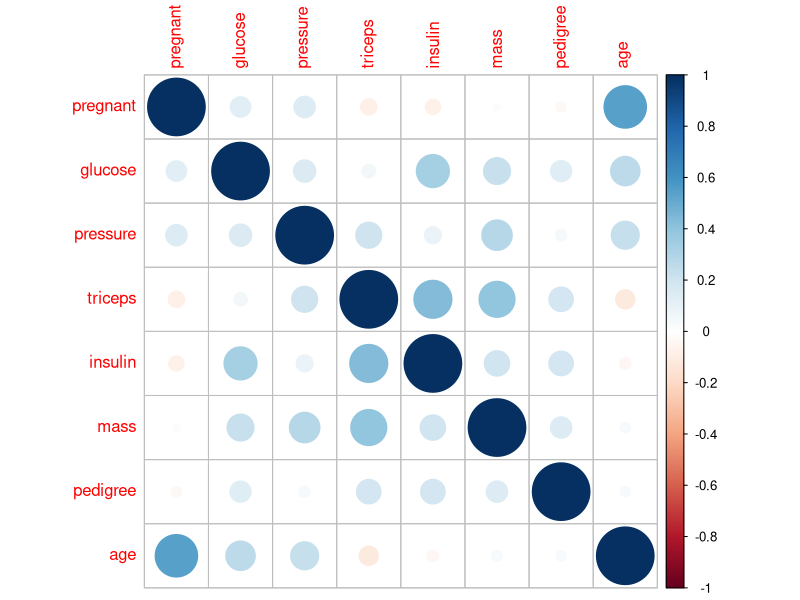
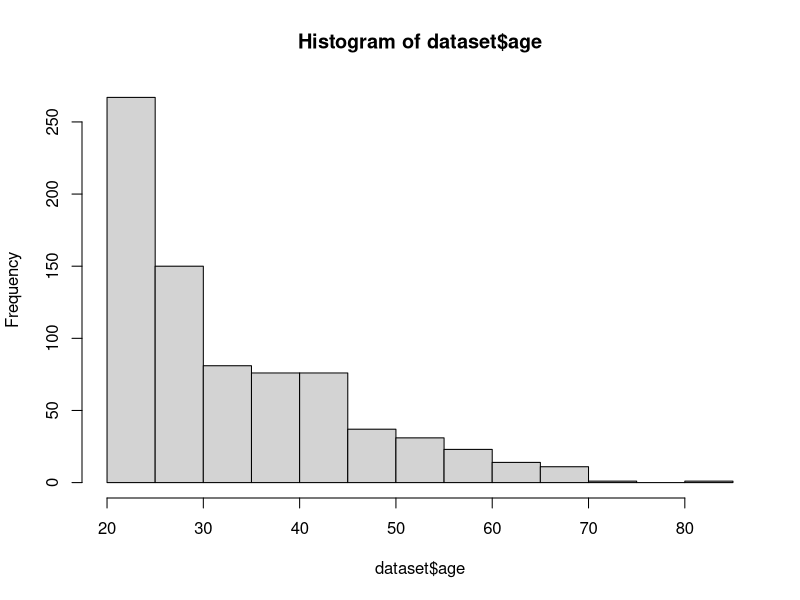
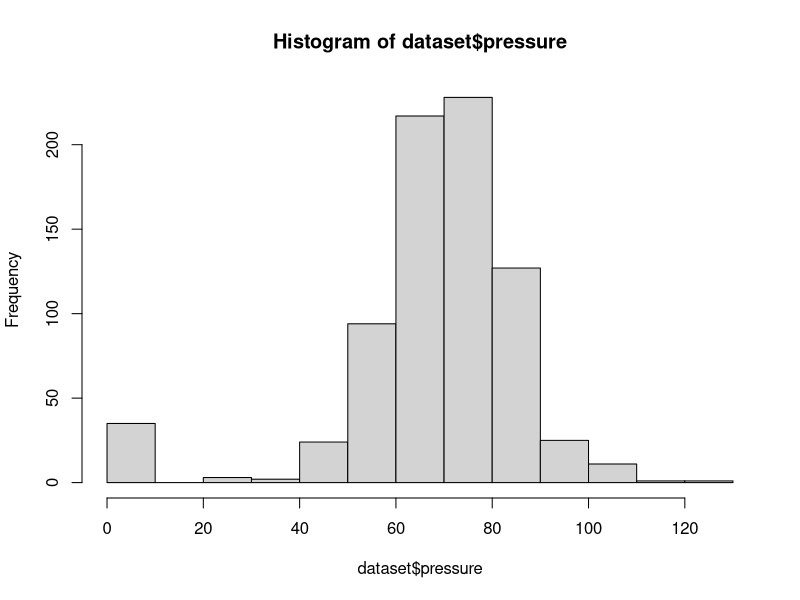
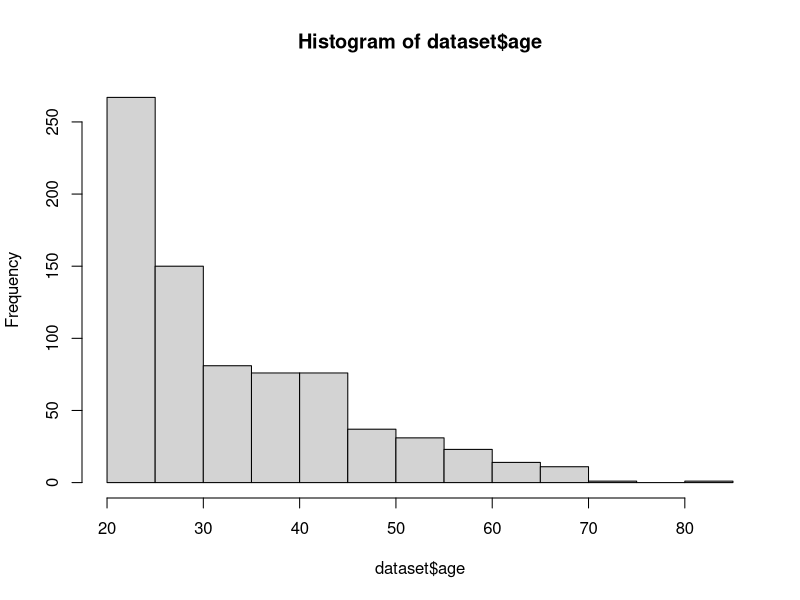
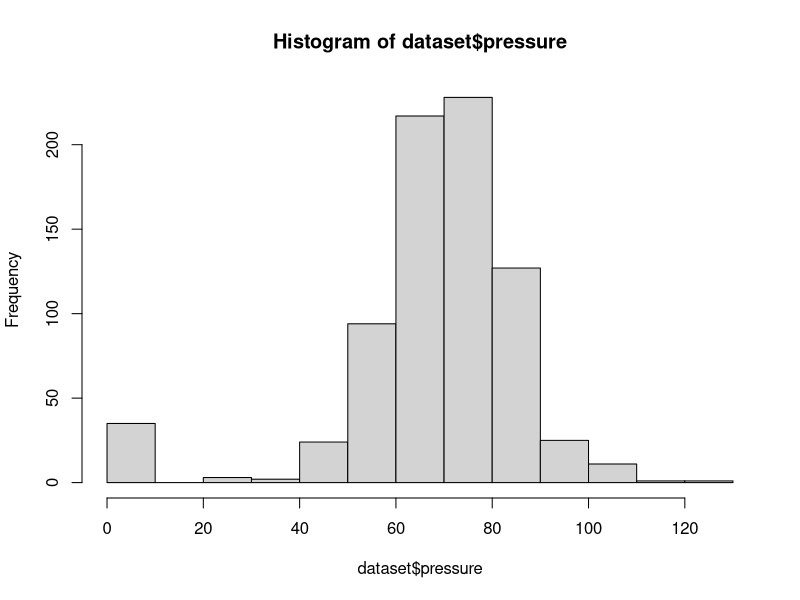
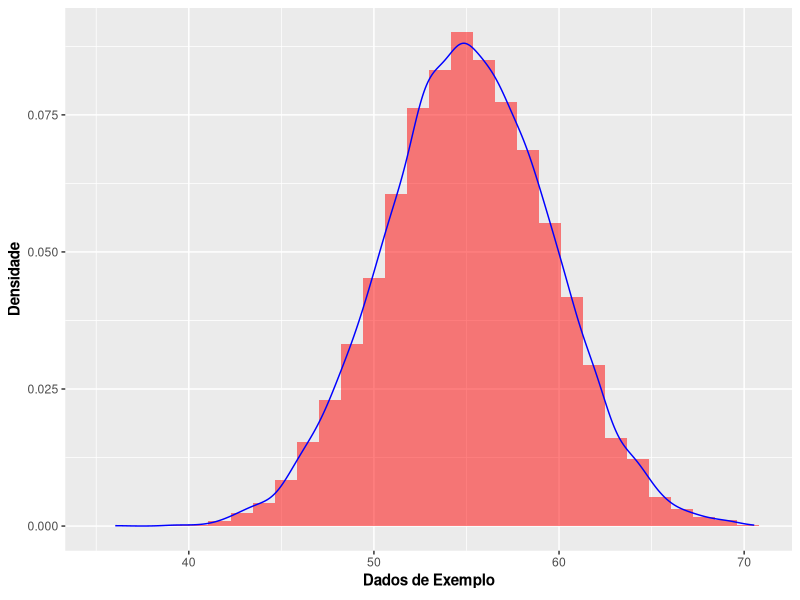

The R source for these figures, in order:
# Lab - Estatística Elementar em R

# Obs: Caso tenha problemas com a acentuação, consulte este link:
# https://support.rstudio.com/hc/en-us/articles/200532197-Character-Encoding

# Configurando o diretório de trabalho
# Coloque entre aspas o diretório de trabalho que você está usando no seu computador
# Não use diretórios com espaço no nome
setwd("~/Desktop/DSA/manga-business-analytics/Cap02")
getwd()


# Dataset
install.packages("mlbench")
library(mlbench)
data(PimaIndiansDiabetes)
View(PimaIndiansDiabetes)

# Melhorando o nome do dataset
dataset <- PimaIndiansDiabetes
View(dataset)

# Dimensões e tipos dos dados
?dim
dim(dataset)
str(dataset)

# Sumário dos dados
summary(dataset)
summary(dataset$age)

# A média de uma variável é uma medida numérica da localização central dos valores dos dados. 
# É a soma de seus valores dividido pela contagem de dados.
mean(dataset$age)  
mean(dataset$age, na.rm = TRUE)  
is.na(dataset$age)

# A mediana de uma variável é o valor no meio quando os dados são classificados em ordem crescente. 
# É uma medida ordinal da localização central dos valores de dados.
median(dataset$age) 

# Existem vários quartis de uma variável. O primeiro quartil, ou quartil inferior, é o valor 
# que corta os primeiros 25% dos dados quando é classificado em ordem crescente. 
# O segundo quartil, ou mediana, é o valor que corta os primeiros 50%. 
# O terceiro quartil, ou quartil superior, é o valor que corta os primeiros 75%.
quantile(dataset$age)
quantile(dataset$age,.75)     
quantile(dataset$age, c(.32, .57, .98)) 

# O intervalo (range) de uma variável é a diferença de seus maiores e menores valores de dados. 
# É uma medida de quão distante os dados se espalham.
range(dataset$age)

# A variação interquartil de uma variável é a diferença de seus quartis superior e inferior. 
# É uma medida de quão distante a parte média dos dados se espalha.
IQR(dataset$age)

# A variância é uma medida numérica de como os valores dos dados estão dispersos em torno da média.
var(dataset$age)

# O desvio padrão de uma variável é a raiz quadrada de sua variância.
# O desvio padrão mede a dispersão dos seus dados (quão os dados estão distantes da média).
sd(dataset$age) 

# A covariância de duas variáveis x e y em um conjunto de dados mede como as duas variáveis 
# estão linearmente relacionadas. 
# Uma covariância positiva indicaria uma relação linear positiva entre as variáveis, e uma 
# covariância negativa indicaria o contrário.
cov(dataset$age, dataset$glucose)

# O coeficiente de correlação de duas variáveis em um conjunto de dados é igual a sua covariância 
# dividida pelo produto de seus desvios-padrão individuais. É uma medida normalizada de como os 
# dois estão linearmente relacionados. Os valores vão de -1 a +1. Valores próximos de zero indicadm 
# que não há correlação. Valor de -1 indica forte correlação negativa e +1 forte correlação positiva.
cor(dataset$age, dataset$glucose)
correlacoes <- cor(dataset[,1:8])
print(correlacoes)

install.packages("corrplot")
library(corrplot)
corrplot(correlacoes, method = "circle")


# Pacote para as funções skewness e kurtosis
install.packages("e1071")
library(e1071) 

# Em estatística, a assimetria (skewness) é uma medida da distorção da distribuição de 
# probabilidade de uma variável aleatória sobre sua média. Em outras palavras, a assimetria 
# informa a quantidade e a direção da inclinação (partida de simetria horizontal). 

# O valor de assimetria pode ser positivo ou negativo ou ainda indefinido. Se a assimetria é 0, 
# os dados são perfeitamente simétricos, embora seja bastante improvável para dados do mundo real. 

# Via de regra:

# Se a assimetria é menor que -1 ou maior que 1, a distribuição é altamente distorcida.
# Se a assimetria é entre -1 e -0,5 ou entre 0,5 e 1, a distribuição é enviesada moderadamente.
# Se a assimetria é entre -0,5 e 0,5, a distribuição é aproximadamente simétrica.

# A medida positiva indicaria que a média dos valores dos dados é maior do que a mediana e 
# a distribuição dos dados é desviada para a direita.
# Uma medida negativa indica que a média dos valores dos dados é menor que a mediana e a 
# distribuição dos dados é inclinada para a esquerda. 
?skewness
skewness(dataset$age)
hist(dataset$age)

skewness(dataset$pressure)
summary(dataset$pressure)
hist(dataset$pressure)

# A curtose informa a altura e a nitidez do pico central, em relação a uma curva de sino padrão.
# A distribuição normal tem kurtosis igual a zero.
kurtosis(dataset$age) 
hist(dataset$age)

kurtosis(dataset$pressure)
hist(dataset$pressure)

# Exercício
# Considere os dados de exemplo a seguir.
# Calcule as estatísticas elementares e interprete o resultado da assimetria e da curtose.
# A distribuição dos dados é normal?

# Dados de exemplo
set.seed(140)
dados <- rnorm(n = 10000, mean = 55, sd = 4.5)
View(dados)

# Transformando a variavel dados de double para dataframe
dataset <- data.frame(dados)
View(dataset)
summary(dataset)

# Renomeando a coluna
colnames(dataset) <- c("Medida")
View(dataset)

# Estatísticas elementares
mean(dataset$Medida)
median(dataset$Medida)
var(dataset$Medida)
sd(dataset$Medida)

# Moda
table(as.vector(dataset$Medida))
table(as.vector(round(dataset$Medida)))
moda <- table(as.vector(round(dataset$Medida)))
names(moda)[moda == max(moda)]

# Sumário
summary(dataset)

# Assimetria e Curtose
library(e1071)

skewness(dados)
kurtosis(dados)

# Funcao describe
library(psych)
describe(dados)

########## Assimetria ########## 

# Assimetria é o grau de afastamento de uma distribuição da unidade de assimetria.
# Uma Distribuição é Simétrica quando seus valores de Média, Mediana e Moda coincidem. 
# A Assimetria, dá, portanto, uma indicação da inclinação da distribuição.

# O coeficiente de assimetria (skewness) permite distinguir as distribuições assimétricas. 
# Um valor negativo indica que a cauda do lado esquerdo da função densidade de probabilidade 
# é maior que a do lado direito. Um valor positivo para a assimetria indica que a cauda do 
# lado direito é maior que a do lado esquerdo. Um valor nulo indica que os valores são 
# distribuídos de maneira relativamente iguais em ambos os lados da média, mas não implica 
# necessariamente, uma distribuição simétrica.

# A assimetria dos dados simulados é negativa e próxima de zero. 
# Isso conclui que os dados estão próximos de uma distribuição gaussiana (formato de sino), 
# mas ligeiramente inclinados para a esquerda. 


########## Curtose ########## 

# Curtose é  uma medida de dispersão que caracteriza o "achatamento" da curva da função 
# de distribuição. O que significa analisar um conjunto quanto à Curtose?

# Significa apenas verificar o “grau de achatamento da curva”. Ou seja, saber se a Curva de 
# Frequência que representa o conjunto é mais “afilada” ou mais “achatada” em relação a uma 
# Curva Padrão, chamada de Curva Normal! 

# Uma curva (um conjunto) poderá ser, quanto à sua Curtose: 

# Mesocúrtica: ou de curtose média! 
# Será essa a nossa Curva Normal. “Meso” lembra meio! Esta curva está no meio termo: 
# nem muito achatada, nem muito afilada;

# Platicúrtica: é a curva mais achatada. Seu desenho lembra o de um prato emborcado. 
# Então “prato” lembra “plati” e “plati” lembra “platicúrtica”;

# Leptocúrtica: é a curva mais afilada! 

# Quando se trata de Curtose, não há como extrairmos uma conclusão sobre qual será a situação 
# da distribuição – se mesocúrtica, platicúrtica ou leptocúrtica – apenas conhecendo os valores 
# da Média, Moda e Mediana. 

# Histograma
library(ggplot2)

# Plot
ggplot(dataset, aes(x = dataset$Medida), binwidth = 20) + 
  geom_histogram(aes(y = ..density..), fill = 'red', alpha = 0.5) + 
  geom_density(colour = 'blue') + xlab(expression(bold('Dados de Exemplo'))) + 
  ylab(expression(bold('Densidade')))
